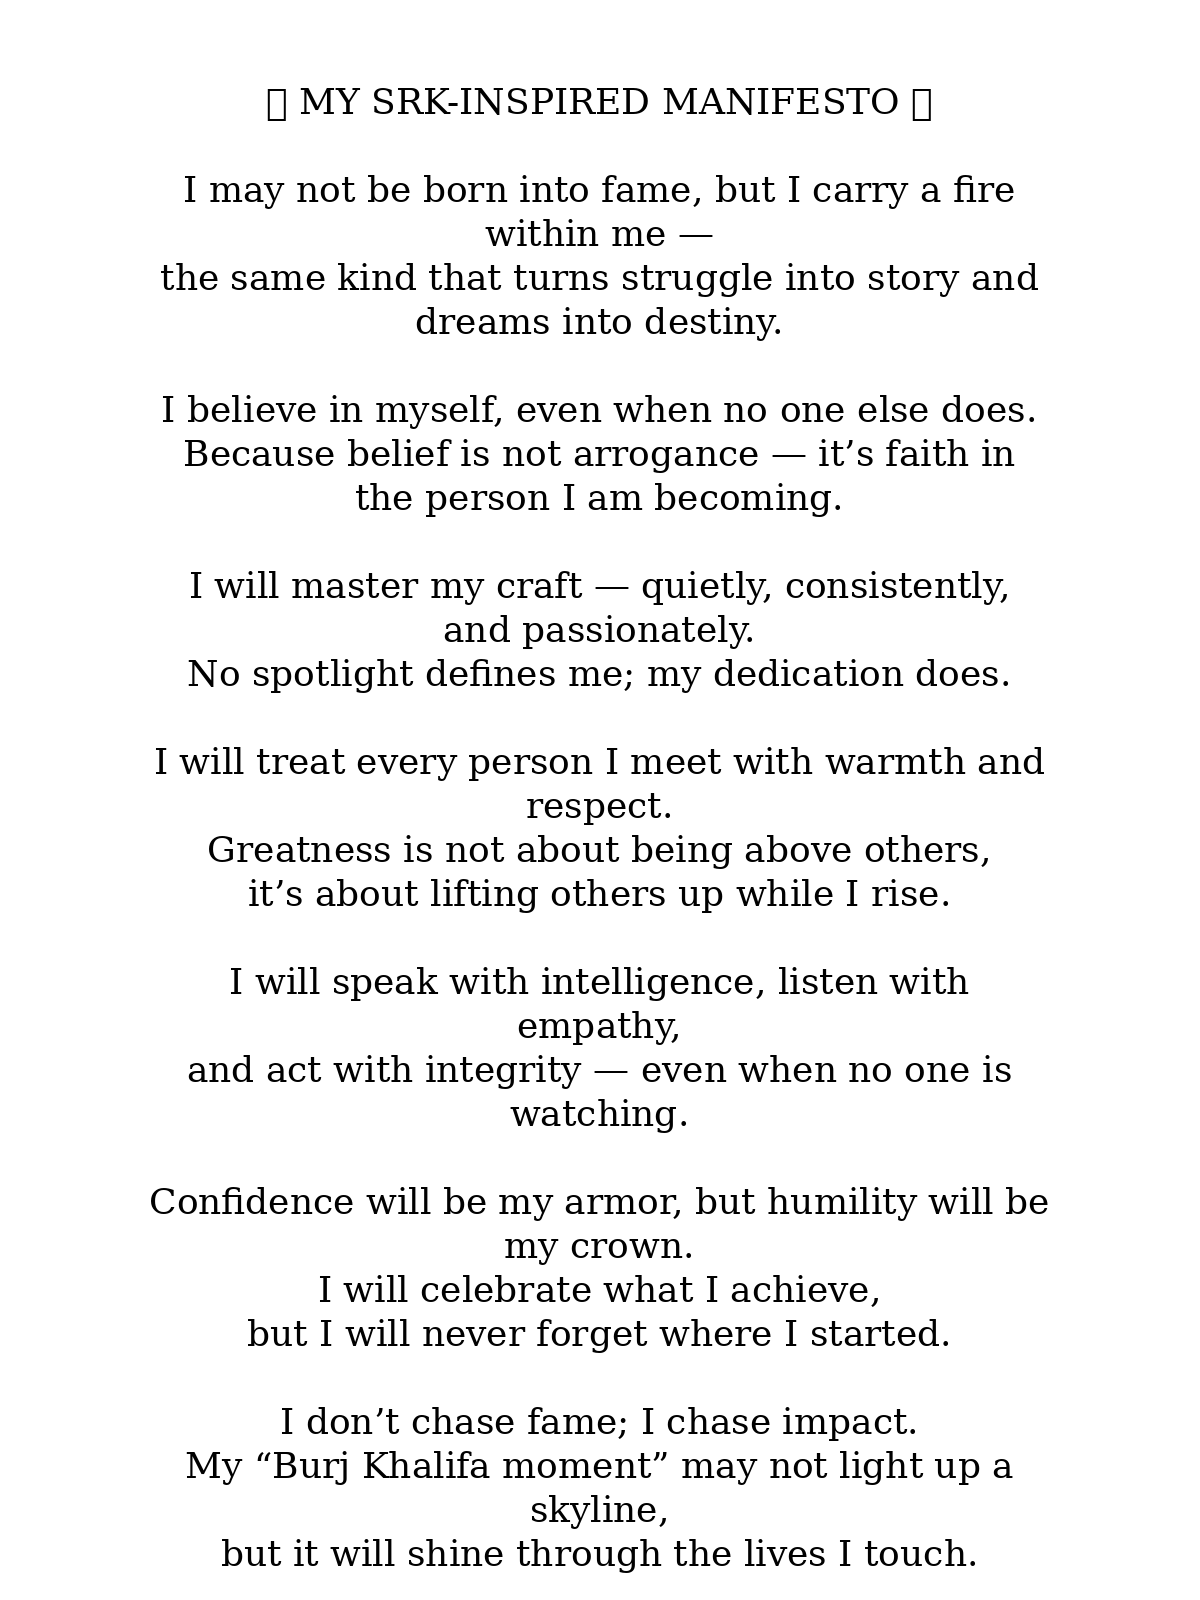

This chart was generated by the following Python code:
from PIL import Image, ImageDraw, ImageFont

# --- Configuration ---
output_path = "manifesto.png"  # <-- change this path
width, height = 1200, 1600  # poster dimensions in pixels
bg_color = "white"
text_color = "black"
font_path = "/usr/share/fonts/truetype/dejavu/DejaVuSerif.ttf" # <-- or any elegant font you have
font_size = 36

# --- Manifesto text ---
manifesto = """🌟 MY SRK-INSPIRED MANIFESTO 🌟

I may not be born into fame, but I carry a fire within me —
the same kind that turns struggle into story and dreams into destiny.

I believe in myself, even when no one else does.
Because belief is not arrogance — it’s faith in the person I am becoming.

I will master my craft — quietly, consistently, and passionately.
No spotlight defines me; my dedication does.

I will treat every person I meet with warmth and respect.
Greatness is not about being above others,
it’s about lifting others up while I rise.

I will speak with intelligence, listen with empathy,
and act with integrity — even when no one is watching.

Confidence will be my armor, but humility will be my crown.
I will celebrate what I achieve,
but I will never forget where I started.

I don’t chase fame; I chase impact.
My “Burj Khalifa moment” may not light up a skyline,
but it will shine through the lives I touch.

And one day, when I look back,
I’ll know I didn’t just admire greatness —
I became my own version of it.
"""

# Import required modules
import textwrap

# --- Create image ---
img = Image.new("RGB", (width, height), color=bg_color)
draw = ImageDraw.Draw(img)

# Load font
font = ImageFont.truetype(font_path, font_size)

# Process text while preserving line breaks
lines = manifesto.split('\n')
wrapped_lines = []
for line in lines:
    # Only wrap lines that are too long
    if line.strip():  # If line is not empty
        wrapped = textwrap.fill(line, width=50)
        wrapped_lines.extend(wrapped.split('\n'))
    else:
        wrapped_lines.append('')  # Preserve empty lines

wrapped_text = '\n'.join(wrapped_lines)

# Calculate text position to center it
bbox = draw.multiline_textbbox((0, 0), wrapped_text, font=font)
text_w = bbox[2] - bbox[0]
text_h = bbox[3] - bbox[1]
x = (width - text_w) / 2
y = (height - text_h) / 2

# Draw text
draw.multiline_text((x, y), wrapped_text, fill=text_color, font=font, align="center", spacing=10)  # Added line spacing

# Save
img.save(output_path)
print(f"Poster saved successfully at {output_path}")
